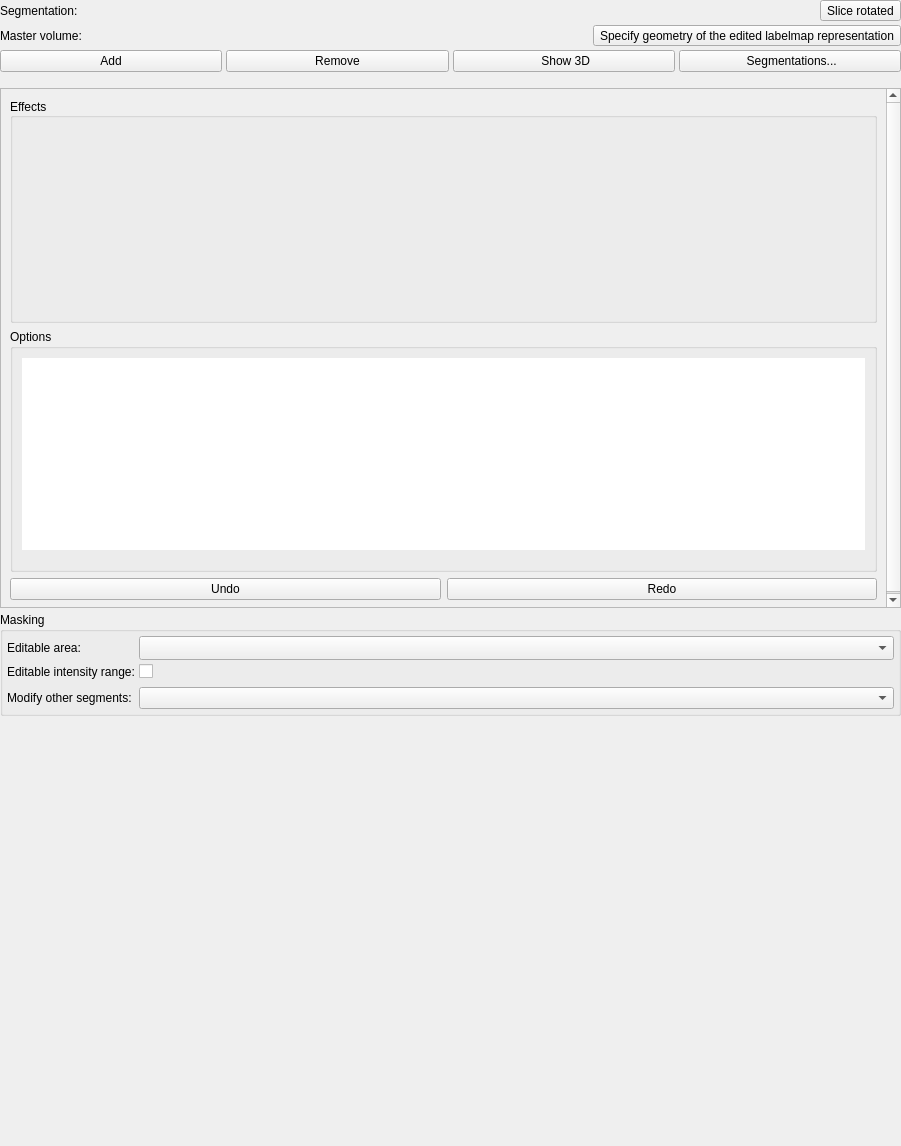
<?xml version="1.0" encoding="UTF-8"?>
<ui version="4.0">
 <class>qSlicerNaviFrameWidget</class>
 <widget class="qMRMLWidget" name="qSlicerNaviFrameWidget">
  <property name="geometry">
   <rect>
    <x>0</x>
    <y>0</y>
    <width>901</width>
    <height>1146</height>
   </rect>
  </property>
  <property name="minimumSize">
   <size>
    <width>0</width>
    <height>580</height>
   </size>
  </property>
  <property name="windowTitle">
   <string>qSlicerNaviFrameWidget</string>
  </property>
  <layout class="QVBoxLayout" name="verticalLayout">
   <property name="spacing">
    <number>4</number>
   </property>
   <property name="leftMargin">
    <number>0</number>
   </property>
   <property name="topMargin">
    <number>0</number>
   </property>
   <property name="rightMargin">
    <number>0</number>
   </property>
   <property name="bottomMargin">
    <number>0</number>
   </property>
   <item>
    <layout class="QGridLayout" name="NodeSelectorLayout">
     <item row="1" column="0">
      <widget class="QLabel" name="MasterVolumeNodeLabel">
       <property name="text">
        <string>Master volume:</string>
       </property>
      </widget>
     </item>
     <item row="1" column="1">
      <widget class="qMRMLNodeComboBox" name="MasterVolumeNodeComboBox" native="true">
       <property name="nodeTypes" stdset="0">
        <stringlist>
         <string>vtkMRMLScalarVolumeNode</string>
        </stringlist>
       </property>
       <property name="hideChildNodeTypes" stdset="0">
        <stringlist>
         <string>vtkMRMLSegmentationNode</string>
        </stringlist>
       </property>
       <property name="noneEnabled" stdset="0">
        <bool>true</bool>
       </property>
       <property name="addEnabled" stdset="0">
        <bool>false</bool>
       </property>
       <property name="renameEnabled" stdset="0">
        <bool>true</bool>
       </property>
       <property name="noneDisplay" stdset="0">
        <string>Select master volume to enable editing</string>
       </property>
      </widget>
     </item>
     <item row="0" column="0">
      <widget class="QLabel" name="SegmentationNodeLabel">
       <property name="text">
        <string>Segmentation:</string>
       </property>
      </widget>
     </item>
     <item row="1" column="2">
      <widget class="QToolButton" name="SpecifyGeometryButton">
       <property name="toolTip">
        <string>Specify geometry (grid origin, spacing, axis directions, and default extent) of the edited labelmap representation</string>
       </property>
       <property name="text">
        <string>Specify geometry of the edited labelmap representation</string>
       </property>
       <property name="icon">
        <iconset>
         <normaloff>:/Icons/AnnotationROI.png</normaloff>:/Icons/AnnotationROI.png</iconset>
       </property>
      </widget>
     </item>
     <item row="0" column="1" colspan="2">
      <layout class="QHBoxLayout" name="SegmentationNodeSelectorLayout">
       <item>
        <widget class="qMRMLNodeComboBox" name="SegmentationNodeComboBox" native="true">
         <property name="nodeTypes" stdset="0">
          <stringlist>
           <string>vtkMRMLSegmentationNode</string>
          </stringlist>
         </property>
         <property name="renameEnabled" stdset="0">
          <bool>true</bool>
         </property>
        </widget>
       </item>
       <item>
        <widget class="QToolButton" name="SliceRotateWarningButton">
         <property name="toolTip">
          <string>Slice views orientation are not aligned with segmentation. Striping artifacts may appear. Click to align slice views to segmentation.</string>
         </property>
         <property name="text">
          <string>Slice rotated</string>
         </property>
         <property name="icon">
          <iconset>
           <normaloff>:/Icons/SlicerRotateWarning.png</normaloff>:/Icons/SlicerRotateWarning.png</iconset>
         </property>
        </widget>
       </item>
      </layout>
     </item>
    </layout>
   </item>
   <item>
    <layout class="QHBoxLayout" name="SegmentActionsLayout">
     <property name="spacing">
      <number>4</number>
     </property>
     <item>
      <widget class="QPushButton" name="AddSegmentButton">
       <property name="minimumSize">
        <size>
         <width>96</width>
         <height>0</height>
        </size>
       </property>
       <property name="toolTip">
        <string>Add new empty segment</string>
       </property>
       <property name="text">
        <string>Add</string>
       </property>
       <property name="icon">
        <iconset>
         <normaloff>:/Icons/Add.png</normaloff>:/Icons/Add.png</iconset>
       </property>
      </widget>
     </item>
     <item>
      <widget class="QPushButton" name="RemoveSegmentButton">
       <property name="minimumSize">
        <size>
         <width>96</width>
         <height>0</height>
        </size>
       </property>
       <property name="toolTip">
        <string>Remove selected segment(s)</string>
       </property>
       <property name="text">
        <string>Remove</string>
       </property>
       <property name="icon">
        <iconset>
         <normaloff>:/Icons/Remove.png</normaloff>:/Icons/Remove.png</iconset>
       </property>
      </widget>
     </item>
     <item>
      <widget class="ctkMenuButton" name="Show3DButton">
       <property name="minimumSize">
        <size>
         <width>96</width>
         <height>0</height>
        </size>
       </property>
       <property name="text">
        <string> Show 3D</string>
       </property>
       <property name="icon">
        <iconset>
         <normaloff>:/Icons/MakeModel.png</normaloff>:/Icons/MakeModel.png</iconset>
       </property>
       <property name="checkable">
        <bool>true</bool>
       </property>
      </widget>
     </item>
     <item>
      <widget class="ctkMenuButton" name="SwitchToSegmentationsButton">
       <property name="minimumSize">
        <size>
         <width>104</width>
         <height>0</height>
        </size>
       </property>
       <property name="toolTip">
        <string>&lt;html&gt;&lt;head/&gt;&lt;body&gt;&lt;p&gt;Edit segmentation properties in Segmentations module:&lt;br/&gt;- Import from volume/models (e.g. from nrrd)&lt;br/&gt;- Export to volume/models (e.g. save to STL)&lt;br/&gt;- Advanced visibility options&lt;br/&gt;- Conversion: representations, converter options (e.g. smoothing)&lt;/p&gt;&lt;/body&gt;&lt;/html&gt;</string>
       </property>
       <property name="text">
        <string> Segmentations...</string>
       </property>
      </widget>
     </item>
    </layout>
   </item>
   <item>
    <widget class="ctkExpandableWidget" name="SegmentsTableResizableFrame">
     <property name="sizePolicy">
      <sizepolicy hsizetype="Preferred" vsizetype="Preferred">
       <horstretch>0</horstretch>
       <verstretch>0</verstretch>
      </sizepolicy>
     </property>
     <property name="minimumSize">
      <size>
       <width>0</width>
       <height>0</height>
      </size>
     </property>
     <property name="maximumSize">
      <size>
       <width>16777215</width>
       <height>16777215</height>
      </size>
     </property>
     <layout class="QVBoxLayout" name="verticalLayout_2">
      <property name="spacing">
       <number>0</number>
      </property>
      <property name="sizeConstraint">
       <enum>QLayout::SetMaximumSize</enum>
      </property>
      <property name="leftMargin">
       <number>0</number>
      </property>
      <property name="topMargin">
       <number>0</number>
      </property>
      <property name="rightMargin">
       <number>0</number>
      </property>
      <property name="bottomMargin">
       <number>8</number>
      </property>
      <item>
       <widget class="qMRMLSegmentsTableView" name="SegmentsTableView" native="true">
        <property name="sizePolicy">
         <sizepolicy hsizetype="Preferred" vsizetype="Preferred">
          <horstretch>0</horstretch>
          <verstretch>0</verstretch>
         </sizepolicy>
        </property>
        <property name="opacityColumnVisible" stdset="0">
         <bool>false</bool>
        </property>
       </widget>
      </item>
     </layout>
    </widget>
   </item>
   <item>
    <widget class="QScrollArea" name="scrollArea">
     <property name="minimumSize">
      <size>
       <width>0</width>
       <height>520</height>
      </size>
     </property>
     <property name="maximumSize">
      <size>
       <width>16777215</width>
       <height>16777215</height>
      </size>
     </property>
     <property name="widgetResizable">
      <bool>true</bool>
     </property>
     <widget class="QWidget" name="scrollAreaWidgetContents">
      <property name="geometry">
       <rect>
        <x>0</x>
        <y>0</y>
        <width>882</width>
        <height>520</height>
       </rect>
      </property>
      <property name="minimumSize">
       <size>
        <width>0</width>
        <height>520</height>
       </size>
      </property>
      <property name="maximumSize">
       <size>
        <width>16777215</width>
        <height>16777215</height>
       </size>
      </property>
      <layout class="QVBoxLayout" name="verticalLayout_3">
       <item>
        <widget class="QGroupBox" name="EffectsGroupBox">
         <property name="sizePolicy">
          <sizepolicy hsizetype="Preferred" vsizetype="Preferred">
           <horstretch>0</horstretch>
           <verstretch>0</verstretch>
          </sizepolicy>
         </property>
         <property name="maximumSize">
          <size>
           <width>16777215</width>
           <height>16777215</height>
          </size>
         </property>
         <property name="title">
          <string>Effects</string>
         </property>
         <property name="alignment">
          <set>Qt::AlignJustify|Qt::AlignVCenter</set>
         </property>
        </widget>
       </item>
       <item>
        <widget class="QGroupBox" name="OptionsGroupBox">
         <property name="sizePolicy">
          <sizepolicy hsizetype="Preferred" vsizetype="Preferred">
           <horstretch>0</horstretch>
           <verstretch>0</verstretch>
          </sizepolicy>
         </property>
         <property name="maximumSize">
          <size>
           <width>16777215</width>
           <height>16777215</height>
          </size>
         </property>
         <property name="title">
          <string>Options</string>
         </property>
         <layout class="QGridLayout" name="gridLayout">
          <item row="0" column="0">
           <widget class="ctkFittedTextBrowser" name="EffectHelpBrowser">
            <property name="sizePolicy">
             <sizepolicy hsizetype="Ignored" vsizetype="Preferred">
              <horstretch>1</horstretch>
              <verstretch>0</verstretch>
             </sizepolicy>
            </property>
            <property name="maximumSize">
             <size>
              <width>16777215</width>
              <height>16777215</height>
             </size>
            </property>
            <property name="frameShape">
             <enum>QFrame::NoFrame</enum>
            </property>
            <property name="frameShadow">
             <enum>QFrame::Plain</enum>
            </property>
            <property name="openExternalLinks">
             <bool>true</bool>
            </property>
            <property name="openLinks">
             <bool>true</bool>
            </property>
            <property name="showDetailsText" stdset="0">
             <string>Show details.</string>
            </property>
           </widget>
          </item>
          <item row="1" column="0">
           <widget class="QFrame" name="EffectsOptionsFrame">
            <property name="sizePolicy">
             <sizepolicy hsizetype="Preferred" vsizetype="Preferred">
              <horstretch>0</horstretch>
              <verstretch>0</verstretch>
             </sizepolicy>
            </property>
            <property name="minimumSize">
             <size>
              <width>0</width>
              <height>4</height>
             </size>
            </property>
            <property name="maximumSize">
             <size>
              <width>16777215</width>
              <height>16777215</height>
             </size>
            </property>
           </widget>
          </item>
         </layout>
        </widget>
       </item>
       <item>
        <layout class="QHBoxLayout" name="UndoRedoLayout">
         <item>
          <widget class="QPushButton" name="UndoButton">
           <property name="toolTip">
            <string>Undo last editing operation</string>
           </property>
           <property name="text">
            <string>Undo</string>
           </property>
           <property name="icon">
            <iconset>
             <normaloff>:/Icons/Medium/SlicerUndo.png</normaloff>:/Icons/Medium/SlicerUndo.png</iconset>
           </property>
          </widget>
         </item>
         <item>
          <widget class="QPushButton" name="RedoButton">
           <property name="toolTip">
            <string>Redo last editing operation</string>
           </property>
           <property name="text">
            <string>Redo</string>
           </property>
           <property name="icon">
            <iconset>
             <normaloff>:/Icons/Medium/SlicerRedo.png</normaloff>:/Icons/Medium/SlicerRedo.png</iconset>
           </property>
          </widget>
         </item>
        </layout>
       </item>
      </layout>
     </widget>
    </widget>
   </item>
   <item>
    <widget class="ctkCollapsibleGroupBox" name="MaskingGroupBox">
     <property name="sizePolicy">
      <sizepolicy hsizetype="Preferred" vsizetype="Preferred">
       <horstretch>0</horstretch>
       <verstretch>0</verstretch>
      </sizepolicy>
     </property>
     <property name="title">
      <string>Masking</string>
     </property>
     <property name="collapsed" stdset="0">
      <bool>false</bool>
     </property>
     <layout class="QFormLayout" name="formLayout">
      <property name="fieldGrowthPolicy">
       <enum>QFormLayout::AllNonFixedFieldsGrow</enum>
      </property>
      <property name="horizontalSpacing">
       <number>4</number>
      </property>
      <property name="verticalSpacing">
       <number>4</number>
      </property>
      <property name="leftMargin">
       <number>4</number>
      </property>
      <property name="topMargin">
       <number>4</number>
      </property>
      <property name="rightMargin">
       <number>4</number>
      </property>
      <property name="bottomMargin">
       <number>4</number>
      </property>
      <item row="0" column="0">
       <widget class="QLabel" name="MaskModeLabel">
        <property name="text">
         <string>Editable area:</string>
        </property>
       </widget>
      </item>
      <item row="0" column="1">
       <widget class="QComboBox" name="MaskModeComboBox">
        <property name="sizeAdjustPolicy">
         <enum>QComboBox::AdjustToMinimumContentsLengthWithIcon</enum>
        </property>
       </widget>
      </item>
      <item row="1" column="0">
       <widget class="QLabel" name="MasterVolumeIntensityMaskRangeLabel">
        <property name="text">
         <string>Editable intensity range:</string>
        </property>
       </widget>
      </item>
      <item row="1" column="1">
       <widget class="ctkCheckBox" name="MasterVolumeIntensityMaskCheckBox">
        <property name="toolTip">
         <string>Only those regions are allowed to be changed where the master volume intensity is in the specified range</string>
        </property>
       </widget>
      </item>
      <item row="2" column="0" colspan="2">
       <widget class="ctkRangeWidget" name="MasterVolumeIntensityMaskRangeWidget" native="true">
        <property name="singleStep" stdset="0">
         <double>0.010000000000000</double>
        </property>
       </widget>
      </item>
      <item row="4" column="0">
       <widget class="QLabel" name="OverwriteModeLabel">
        <property name="toolTip">
         <string/>
        </property>
        <property name="text">
         <string>Modify other segments:</string>
        </property>
       </widget>
      </item>
      <item row="4" column="1">
       <widget class="QComboBox" name="OverwriteModeComboBox">
        <property name="toolTip">
         <string>Controls which segments the current segment will overwrite. Segments that are not overwritten may overlap with the selected segment.</string>
        </property>
        <property name="sizeAdjustPolicy">
         <enum>QComboBox::AdjustToContents</enum>
        </property>
       </widget>
      </item>
     </layout>
    </widget>
   </item>
   <item>
    <spacer name="verticalSpacer">
     <property name="orientation">
      <enum>Qt::Vertical</enum>
     </property>
     <property name="sizeHint" stdset="0">
      <size>
       <width>20</width>
       <height>40</height>
      </size>
     </property>
    </spacer>
   </item>
  </layout>
 </widget>
 <customwidgets>
  <customwidget>
   <class>qMRMLNodeComboBox</class>
   <extends>QWidget</extends>
   <header>qMRMLNodeComboBox.h</header>
   <container>1</container>
  </customwidget>
  <customwidget>
   <class>qMRMLWidget</class>
   <extends>QWidget</extends>
   <header>qMRMLWidget.h</header>
   <container>1</container>
  </customwidget>
  <customwidget>
   <class>qMRMLSegmentsTableView</class>
   <extends>qMRMLWidget</extends>
   <header>qMRMLSegmentsTableView.h</header>
   <container>1</container>
  </customwidget>
  <customwidget>
   <class>ctkCheckBox</class>
   <extends>QCheckBox</extends>
   <header>ctkCheckBox.h</header>
  </customwidget>
  <customwidget>
   <class>ctkCollapsibleGroupBox</class>
   <extends>QGroupBox</extends>
   <header>ctkCollapsibleGroupBox.h</header>
   <container>1</container>
  </customwidget>
  <customwidget>
   <class>ctkExpandableWidget</class>
   <extends>QFrame</extends>
   <header>ctkExpandableWidget.h</header>
   <container>1</container>
  </customwidget>
  <customwidget>
   <class>ctkFittedTextBrowser</class>
   <extends>QTextBrowser</extends>
   <header>ctkFittedTextBrowser.h</header>
  </customwidget>
  <customwidget>
   <class>ctkMenuButton</class>
   <extends>QPushButton</extends>
   <header>ctkMenuButton.h</header>
  </customwidget>
  <customwidget>
   <class>ctkRangeWidget</class>
   <extends>QWidget</extends>
   <header>ctkRangeWidget.h</header>
  </customwidget>
 </customwidgets>
 <resources>
  <include location="../qSlicerSegmentationsModuleWidgets.qrc"/>
  <include location="../../../../Annotations/Resources/qSlicerAnnotationModule.qrc"/>
  <include location="../../../Resources/qSlicerSegmentationsModule.qrc"/>
  <include location="../../../../../../Base/QTGUI/Resources/qSlicerBaseQTGUI.qrc"/>
 </resources>
 <connections>
  <connection>
   <sender>qSlicerNaviFrameWidget</sender>
   <signal>mrmlSceneChanged(vtkMRMLScene*)</signal>
   <receiver>SegmentationNodeComboBox</receiver>
   <slot>setMRMLScene(vtkMRMLScene*)</slot>
   <hints>
    <hint type="sourcelabel">
     <x>93</x>
     <y>4</y>
    </hint>
    <hint type="destinationlabel">
     <x>147</x>
     <y>11</y>
    </hint>
   </hints>
  </connection>
  <connection>
   <sender>qSlicerNaviFrameWidget</sender>
   <signal>mrmlSceneChanged(vtkMRMLScene*)</signal>
   <receiver>MasterVolumeNodeComboBox</receiver>
   <slot>setMRMLScene(vtkMRMLScene*)</slot>
   <hints>
    <hint type="sourcelabel">
     <x>52</x>
     <y>34</y>
    </hint>
    <hint type="destinationlabel">
     <x>275</x>
     <y>46</y>
    </hint>
   </hints>
  </connection>
  <connection>
   <sender>SegmentationNodeComboBox</sender>
   <signal>currentNodeChanged(vtkMRMLNode*)</signal>
   <receiver>SegmentsTableView</receiver>
   <slot>setSegmentationNode(vtkMRMLNode*)</slot>
   <hints>
    <hint type="sourcelabel">
     <x>225</x>
     <y>12</y>
    </hint>
    <hint type="destinationlabel">
     <x>239</x>
     <y>133</y>
    </hint>
   </hints>
  </connection>
  <connection>
   <sender>MasterVolumeIntensityMaskCheckBox</sender>
   <signal>toggled(bool)</signal>
   <receiver>MasterVolumeIntensityMaskRangeWidget</receiver>
   <slot>setVisible(bool)</slot>
   <hints>
    <hint type="sourcelabel">
     <x>400</x>
     <y>362</y>
    </hint>
    <hint type="destinationlabel">
     <x>184</x>
     <y>388</y>
    </hint>
   </hints>
  </connection>
  <connection>
   <sender>qSlicerNaviFrameWidget</sender>
   <signal>mrmlSceneChanged(vtkMRMLScene*)</signal>
   <receiver>SegmentsTableView</receiver>
   <slot>setMRMLScene(vtkMRMLScene*)</slot>
   <hints>
    <hint type="sourcelabel">
     <x>78</x>
     <y>2</y>
    </hint>
    <hint type="destinationlabel">
     <x>86</x>
     <y>148</y>
    </hint>
   </hints>
  </connection>
 </connections>
</ui>
